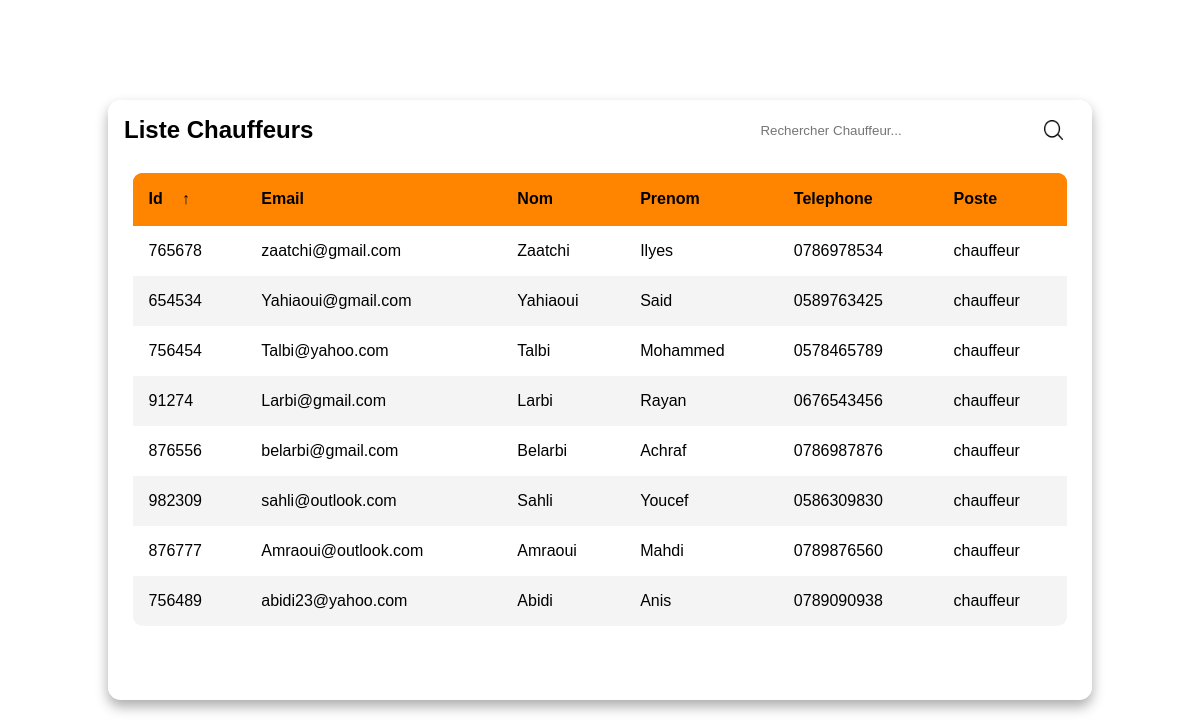
The page /view/listechauffeur.php on the database its author committed.
### tables this page shows
CREATE TABLE `utilisateur` (
  `id` int(11) NOT NULL,
  `email` varchar(200) DEFAULT NULL,
  `password` varchar(20) NOT NULL,
  `nom` varchar(20) NOT NULL,
  `prenom` varchar(20) NOT NULL,
  `telephone` varchar(20) NOT NULL,
  `poste` varchar(20) NOT NULL,
  `departement` varchar(20) NOT NULL,
  `etat` varchar(50) DEFAULT NULL,
  `responsable` varchar(255) DEFAULT NULL,
  `disponibilite` varchar(255) DEFAULT NULL
);

### database/db.php (called while the page is built)
<?php
   class db{
      static public function connect(){
      	$db= new PDO("mysql:host=localhost;dbname=parc_automobile",
        "root","");
      	$db->exec("set names utf8");
      	$db->setAttribute(PDO::ATTR_ERRMODE,PDO::ERRMODE_WARNING);
      	return $db;
      }
   }
 ?>

### model/chef.php (called while the page is built, shortened)
<?php
require_once(__DIR__ . "/../database/db.php");
     class chef{
      static public function alldriver(){
        $stmt = db::connect()->prepare('SELECT * FROM utilisateur WHERE poste = "chauffeur";');
        $stmt ->execute();
        return $stmt->fetchAll();
      }
}
 ?>

### controller/chefcont.php (called while the page is built, shortened)
<?php
require_once(__DIR__ . "/../model/chef.php");
class chefcont{
	public function getalldriver(){
		 $drivers= chef::alldriver();
		 return $drivers;
	}
}
  ?>

### view/listechauffeur.php (the view, shortened to what this page needs)
<?php
   require_once(__DIR__ . "/../controller/chefcont.php");
              $data= new chefcont();
              $drivers= $data->getalldriver();
 ?>
<body>
    <main class="table">
        <section class="table__header">
            <h1>Liste Chauffeurs</h1>
            <div class="input-group">
                <input type="search" placeholder="Rechercher Chauffeur...">
                <img src="images/search.png" alt="">
            </div>
        </section>
        <section class="table__body">
            <table id="table">
                <thead>
                    <tr style="background-color: #ff8500;">
                        <th> Id <span class="icon-arrow">&UpArrow;</span></th>
                        <th> Email </th>
                        <th> Nom </th>
                        <th> Prenom </th>
                        <th> Telephone </th>
                        <th> Poste </th>
                    </tr>
                </thead>
                <tbody>
                    <?php foreach ($drivers as $driver): ?>
                        <tr>
                           <td><?php echo $driver['id']  ?></td>
                           <td><?php echo $driver['email']  ?></td>
                           <td><?php echo $driver['nom']  ?></td>
                           <td><?php echo $driver['prenom']  ?></td>
                           <td><?php echo $driver['telephone']  ?></td>
                           <td><?php echo $driver['poste']  ?></td>
                        </tr>
                      <?php endforeach;?>
                </tbody>
            </table>
        </section>
    </main>
</body>
</html>

### view/listechauffeur.php (style rules this page uses)
* { margin: 0; padding: 0; box-sizing: border-box; font-family: sans-serif; }
body { min-height: 100vh; display: flex; justify-content: center; align-items: center; }
main.table { width: 82vw; height: 75vh; background-color: #fff5; backdrop-filter: blur(7px); box-shadow: 0 .4rem .8rem #0005; border-radius: .8rem; overflow: hidden; }
.table__header { width: 100%; height: 10%; background-color: #fff4; padding: .8rem 1rem; display: flex; justify-content: space-between; align-items: center; }
.table__header .input-group { width: 35%; height: 150%; background-color: #fff5; padding: 0 .8rem; border-radius: 2rem; display: flex; justify-content: center; align-items: center; transition: .2s; }
.table__header .input-group img { width: 1.2rem; height: 1.2rem; }
.table__header .input-group input { width: 100%; padding: 0 .5rem 0 .3rem; background-color: transparent; border: none; outline: none; }
.table__body { width: 95%; max-height: calc(89% - 1.6rem); background-color: #fffb; margin: .8rem auto; border-radius: .6rem; overflow: auto; overflow: overlay; }
table { width: 100%; }
table, th, td { border-collapse: collapse; padding: 1rem; text-align: left; }
thead th { position: sticky; top: 0; left: 0; background-color: #ff8500; cursor: pointer; text-transform: capitalize; }
tbody tr:nth-child(even) { background-color: #0000000b; }
tbody tr { --delay: .1s; transition: .5s ease-in-out var(--delay), background-color 0s; }
tbody tr td, tbody tr td p, tbody tr td img { transition: .2s ease-in-out; }
thead th span.icon-arrow { display: inline-block; width: 1.3rem; height: 1.3rem; border-radius: 50%; border: 1.4px solid transparent; text-align: center; font-size: 1rem; margin-left: .5rem; transition: .2s ease-in-out; }

### rows shown on the page
utilisateur: id "765678", email "zaatchi@gmail.com", nom "Zaatchi", prenom "Ilyes", telephone "0786978534", poste "chauffeur"
utilisateur: id "654534", email "Yahiaoui@gmail.com", nom "Yahiaoui", prenom "Said", telephone "0589763425", poste "chauffeur"
utilisateur: id "756454", email "Talbi@yahoo.com", nom "Talbi", prenom "Mohammed", telephone "0578465789", poste "chauffeur"
utilisateur: id "91274", email "Larbi@gmail.com", nom "Larbi", prenom "Rayan", telephone "0676543456", poste "chauffeur"
utilisateur: id "876556", email "belarbi@gmail.com", nom "Belarbi", prenom "Achraf", telephone "0786987876", poste "chauffeur"
utilisateur: id "982309", email "sahli@outlook.com", nom "Sahli", prenom "Youcef", telephone "0586309830", poste "chauffeur"
utilisateur: id "876777", email "Amraoui@outlook.com", nom "Amraoui", prenom "Mahdi", telephone "0789876560", poste "chauffeur"
utilisateur: id "756489", email "abidi23@yahoo.com", nom "Abidi", prenom "Anis", telephone "0789090938", poste "chauffeur"
